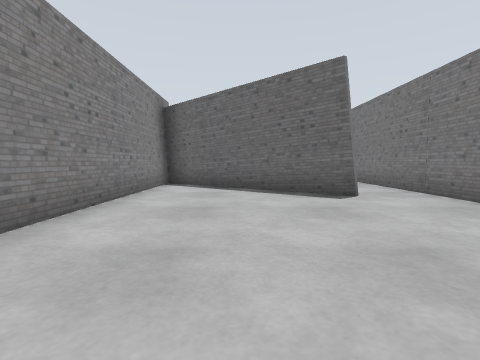
view 1 (above)

15 first-person views from a walk through a world built for the Gazebo simulator. The camera is 0.72 m above the floor, tilts 4° down and sees 85° across. The floor is counted in squares, 1 m on a side. Each view is taken from the middle of a square. On the plan, view 1 faces up. The plan holds only what a view shows up to about 9 squares ahead; the rest is blank. The robots in the file are not drawn.

view 2
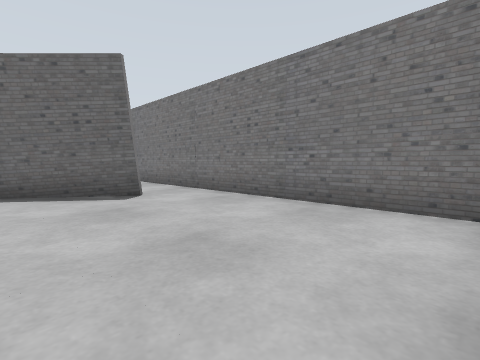

view 3
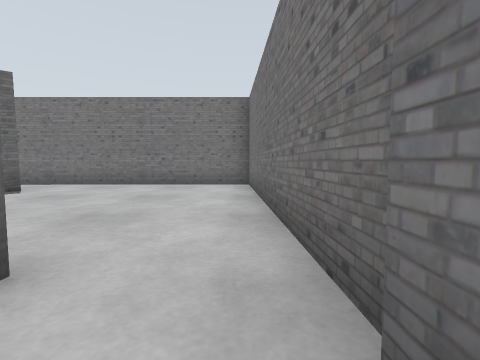

view 4
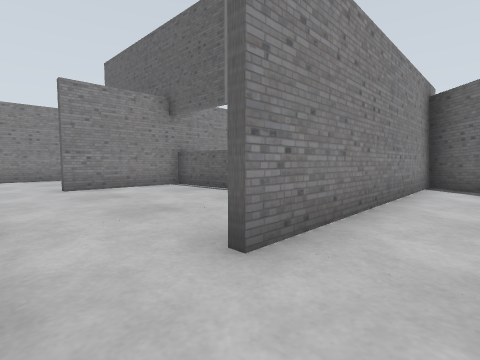

view 5
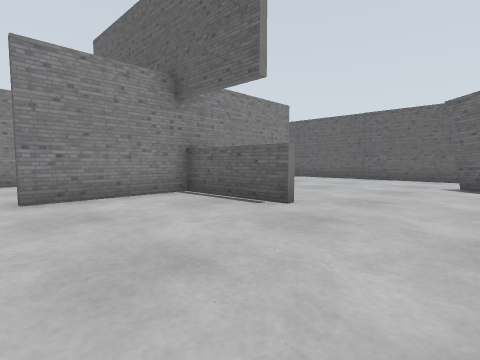

view 6
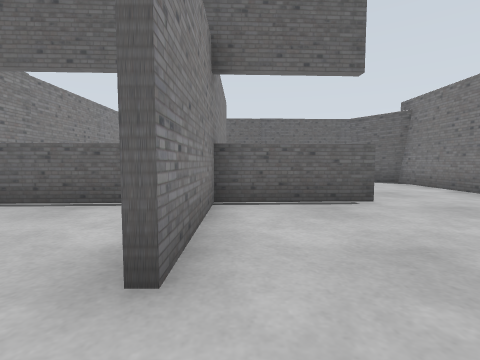

view 7
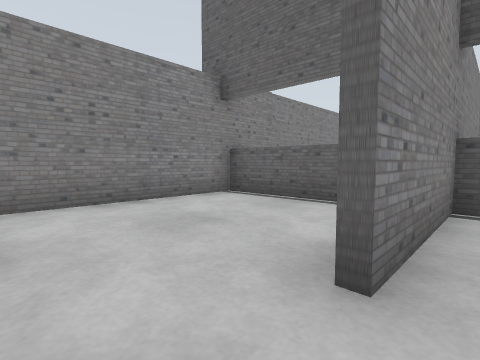

view 8
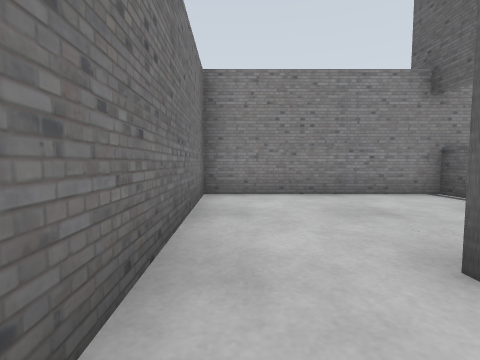

view 9
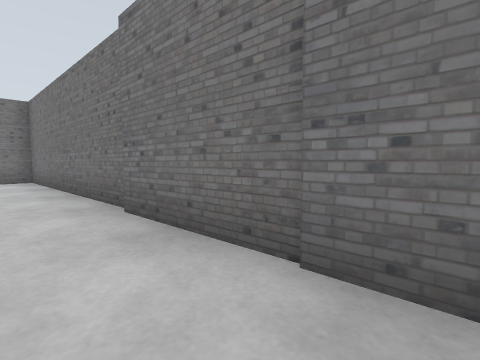

view 10
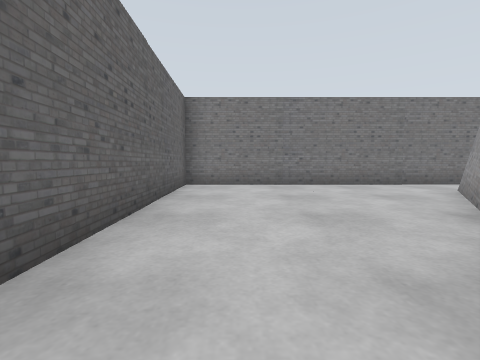

view 11
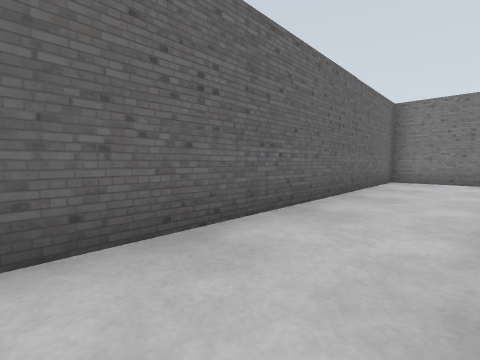

view 12
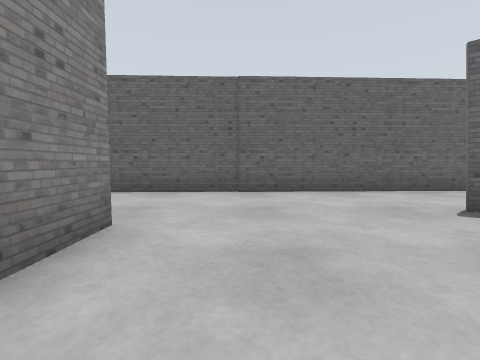

view 13
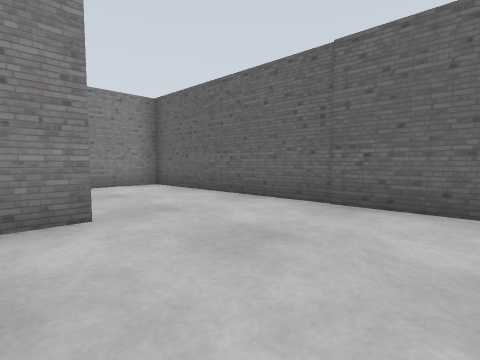

view 14
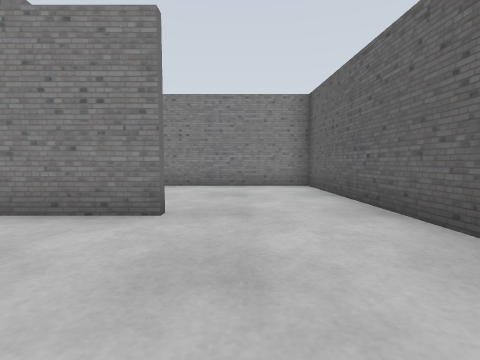

view 15
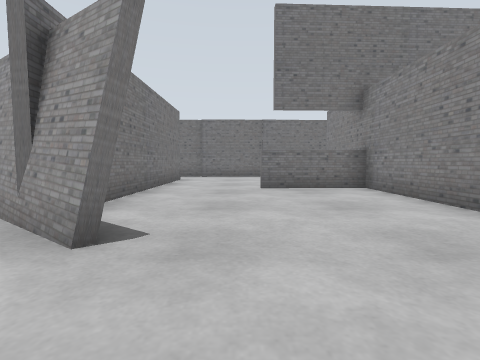

### Floor plan
Key: @ floor where view 1 was taken; # wall or solid block; . floor; = window, fence, low wall or low ledge; B grey box.
Columns run from 13 left of view 1 to 4 right of it. Each row starts with its distance up from view 1.
 13        ###########
 12 ####### .        #
 11 #        .       #
 10 #      ..B       #
  9 #        BBB     #
  8 #   #   . #BB    #
  7 #   #     # BBB  #
  6 #   # .   #   BB #
  5 # ==##==  #    B #
  4 #== #     #      #
  3 #   #     #      #
  2 #   #     #      #
  1 #     .   .      #
  0 #    ..  .  .@   #
 -1 #################

Where each view was taken, in squares from view 1:
view 1: 0 up, 0 right, facing up
view 2: 0 up, 0 right, facing up-right
view 3: 0 up, 4 left, facing right
view 4: 0 up, 1 left, facing up-left
view 5: 1 up, 3 left, facing up-left
view 6: 0 up, 8 left, facing up
view 7: 0 up, 8 left, facing up-left
view 8: 0 up, 7 left, facing left
view 9: 1 up, 7 left, facing down-right
view 10: 11 up, 4 left, facing right
view 11: 10 up, 6 left, facing up-right
view 12: 6 up, 7 left, facing up
view 13: 8 up, 5 left, facing up-left
view 14: 10 up, 5 left, facing left
view 15: 12 up, 5 left, facing down
